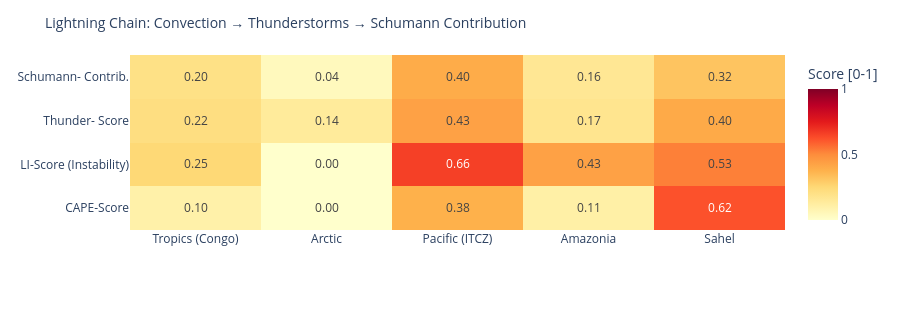

Notebook code for this chart:
### Code cell
# ============================================================
# LIGHTNING CHAIN: Convection → Thunderstorms → Schumann
# Shows the causal chain per measurement point as heatmap
# ============================================================

def cape_score(v):
    """CAPE → normalized score [0,1]"""
    if v is None or pd.isna(v): return 0.0
    return min(1.0, float(v) / 3000)

def li_score(v):
    """Lifted Index: negative = unstable → score [0,1]"""
    if v is None or pd.isna(v): return 0.3
    return min(1.0, max(0.0, (-float(v) + 6) / 12))

def cloud_score(v):
    if v is None or pd.isna(v): return 0.3
    return float(v) / 100

def thunder_score(row):
    """Kombinierter Gewitterwahrscheinlichkeits-Score
    CAPE + LI + Bedeckung + WMO-Gewitter + konvektiver Niederschlag (showers)
    Hinweis: X-Ray und Kp sind kein Bestandteil – nur geomagn./solarer Kontext.
    """
    cs = cape_score(row.get('cape'))
    ls = li_score(row.get('li'))
    cl = cloud_score(row.get('cloud'))
    t  = 1.0 if row.get('thunderstorm') else 0.0
    # Convective precipitation (showers) as additional indicator
    sh = min(1.0, (row.get('showers') or 0) / 5.0)
    return round(cs * 0.30 + ls * 0.25 + cl * 0.15 + t * 0.20 + sh * 0.10, 3)

def schumann_contribution(t_score, lat):
    """Schumann contribution: higher in tropics (±30°), scaled by thunderstorm score"""
    lat_weight = max(0.3, 1.0 - abs(lat) / 60)
    return round(t_score * lat_weight, 3)

df_atm['cape_score']   = df_atm.apply(lambda r: cape_score(r['cape']), axis=1)
df_atm['li_score']     = df_atm.apply(lambda r: li_score(r['li']),    axis=1)
df_atm['thunder_score']= df_atm.apply(lambda r: thunder_score(r.to_dict()), axis=1)
df_atm['schumann_contribution'] = df_atm.apply(
    lambda r: schumann_contribution(r['thunder_score'], r['lat']), axis=1)

metrics = ['cape_score', 'li_score', 'thunder_score', 'schumann_contribution']
labels  = ['CAPE-Score', 'LI-Score\n(Instability)', 'Thunder-\nScore', 'Schumann-\nContrib.']
z_data  = [df_atm[m].tolist() for m in metrics]

fig = go.Figure(go.Heatmap(
    z=z_data,
    x=df_atm['point'].tolist(),
    y=labels,
    colorscale='YlOrRd',
    zmin=0, zmax=1,
    text=[[f'{v:.2f}' for v in row] for row in z_data],
    texttemplate='%{text}', textfont=dict(size=12),
    colorbar=dict(title='Score [0-1]')
))
fig.update_layout(
    title=dict(text='Lightning Chain: Convection → Thunderstorms → Schumann Contribution', font=dict(size=14)),
    height=310,
    plot_bgcolor='rgba(0,0,0,0)', paper_bgcolor='rgba(0,0,0,0)',
    margin=dict(l=130, r=80, t=55, b=80)
)
fig.show()

### Figure 1 — Plotly figure (JSON) as saved in the notebook; plotly's stock layout.template omitted (floating-point values rounded to 4 significant figures)
{"data": [{"colorbar": {"title": {"text": "Score [0-1]"}}, "colorscale": [[0.0, "rgb(255,255,204)"], [0.125, "rgb(255,237,160)"], [0.25, "rgb(254,217,118)"], [0.375, "rgb(254,178,76)"], [0.5, "rgb(253,141,60)"], [0.625, "rgb(252,78,42)"], [0.75, "rgb(227,26,28)"], [0.875, "rgb(189,0,38)"], [1.0, "rgb(128,0,38)"]], "text": [["0.10", "0.00", "0.38", "0.11", "0.62"], ["0.25", "0.00", "0.66", "0.43", "0.53"], ["0.22", "0.14", "0.43", "0.17", "0.40"], ["0.20", "0.04", "0.40", "0.16", "0.32"]], "textfont": {"size": 12}, "texttemplate": "%{text}", "type": "heatmap", "x": ["Tropics (Congo)", "Arctic", "Pacific (ITCZ)", "Amazonia", "Sahel"], "y": ["CAPE-Score", "LI-Score\n(Instability)", "Thunder-\nScore", "Schumann-\nContrib."], "z": [[0.1, 0.0, 0.38, 0.1067, 0.62], [0.25, 0.0, 0.6583, 0.4333, 0.525], [0.217, 0.14, 0.431, 0.175, 0.403], [0.203, 0.042, 0.395, 0.16, 0.316]], "zmax": 1, "zmin": 0}], "layout": {"height": 310, "margin": {"b": 80, "l": 130, "r": 80, "t": 55}, "paper_bgcolor": "rgba(0,0,0,0)", "plot_bgcolor": "rgba(0,0,0,0)", "title": {"font": {"size": 14}, "text": "Lightning Chain: Convection → Thunderstorms → Schumann Contribution"}}}
